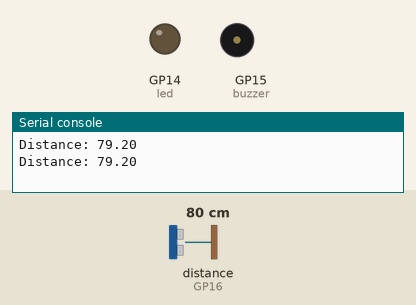
This program was run on a simulated Raspberry Pi Pico running MicroPython. Parts: output pins drawn as LEDs (lit = HIGH), buzzer (waves = sounding, pin HIGH), the last lines printed to the serial console. Dashed ring = blinking. Inputs (shaded band) come from the test bench; at power-on: distance to the obstacle (sensor on GP16) 80 cm. The echo pulse lasts 58.3 µs per cm; threads take turns every 2 ms; pins used as bus, display or sensor lines are not drawn.

Above: at 1.2 s.
1.3 s: distance to the obstacle (sensor on GP16) set to 2 cm
At 1.45 s:
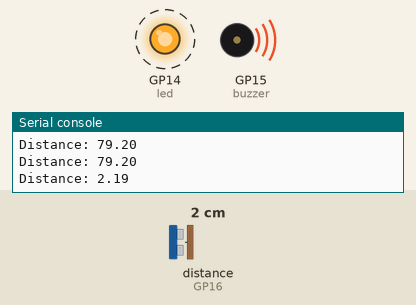
4.3 s: distance to the obstacle (sensor on GP16) set to 35 cm
At 6.2 s:
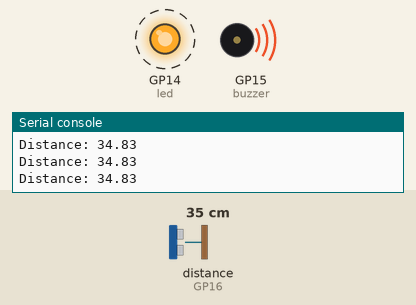
Timing chart, 0 to 13.3 s (numbered marks = the images above; inputs shaded):
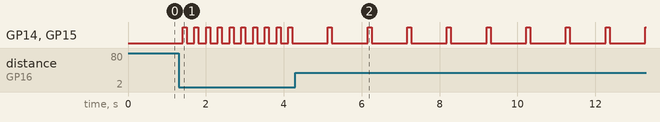

The program:

7.10_reversing_aid.py
```python
import machine
import time
import _thread


buzzer = machine.Pin(15, machine.Pin.OUT)
led = machine.Pin(14, machine.Pin.OUT)

TRIG = machine.Pin(17,machine.Pin.OUT)
ECHO = machine.Pin(16,machine.Pin.IN)

dis = 100

def distance():
    timeout=10000*5/340
    TRIG.low()
    time.sleep_us(2)
    TRIG.high()
    time.sleep_us(10)
    TRIG.low()
    timeout_start = time.ticks_ms() # For timeout, re-read distance
    while not ECHO.value():
        waiting_time = time.ticks_ms()
        if waiting_time - timeout_start > timeout:
            return -1
    time1 = time.ticks_us()
    while ECHO.value():
        waiting_time = time.ticks_ms()
        if waiting_time - timeout_start > timeout:
            return -1
    time2 = time.ticks_us()
    during = time.ticks_diff(time2 ,time1)
    return during * 340 / 2 / 10000

def ultrasonic_thread():
    global dis
    while True:
        dis = distance()

_thread.start_new_thread(ultrasonic_thread, ())

def beep():
    buzzer.value(1)
    led.value(1)
    time.sleep(0.1)
    buzzer.value(0)
    led.value(0)
    time.sleep(0.1)

intervals = 10000000
previousMills=time.ticks_ms()
time.sleep(1)

while True:
    if dis<0:
        pass
    elif dis <= 10:
        intervals = 300
    elif dis <= 20:
        intervals =500
    elif dis <=50:
        intervals =1000
    else:
        intervals = 2000
    if dis!=-1:
        print ('Distance: %.2f' % dis)
        time.sleep_ms(100)


    currentMills=time.ticks_ms()

    if time.ticks_diff(currentMills,previousMills)>=intervals:
        beep()
        previousMills=currentMills
```

Measured:
- after the input at 1.3 s, GP14 (led), GP15 (buzzer): alternates HIGH for 0.10 s and LOW for 0.20 s, starting after 0.11 s
- after the input at 4.3 s, GP14 (led), GP15 (buzzer): alternates HIGH for 0.10 s and LOW for 0.92 s, starting after 0.83 s
